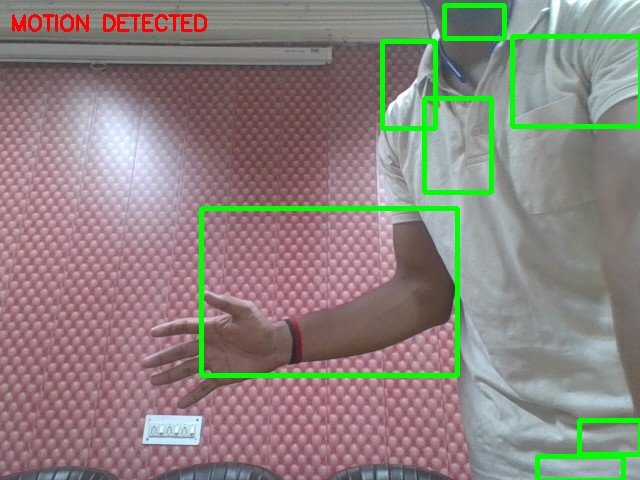
#> input picture motion_20250623-105010.jpg, 640 x 480 px, given in place of the camera
$ python motion_detector.py
#> lines starting #> are read from the running program, lines starting #| are printed output that depends on the picture
import cv2
import time
import numpy as np


class MotionDetector:
    def __init__(self, source=0, min_contour_area=1000, threshold=50, display=True):
#> in detect_motion, frame is the input picture: shape (480, 640, 3); mean B, G, R 127.1, 131.6, 140.5
        self.video = cv2.VideoCapture(source)
        self.min_contour_area = min_contour_area
        self.threshold = threshold
        self.display = display
        self.first_frame = None
        self.motion_log = []

        # Adjust frame size for better performance
        self.video.set(cv2.CAP_PROP_FRAME_WIDTH, 640)
        self.video.set(cv2.CAP_PROP_FRAME_HEIGHT, 480)

    def process_frame(self, frame):
        gray = cv2.cvtColor(frame, cv2.COLOR_BGR2GRAY)
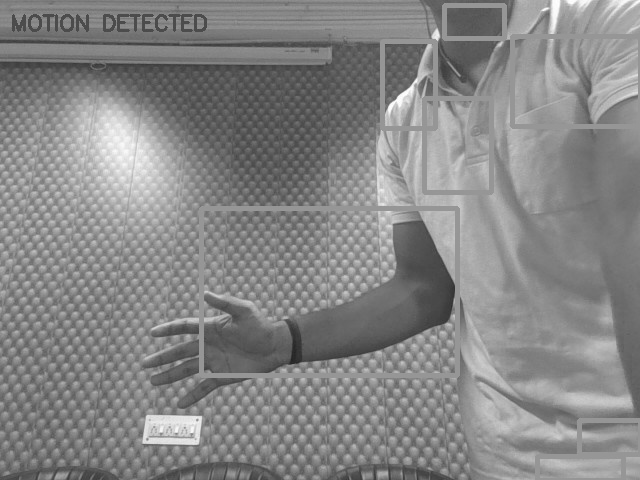
#> gray: shape (480, 640); min 35, max 255, mean 133.8
        gray = cv2.GaussianBlur(gray, (21, 21), 0)
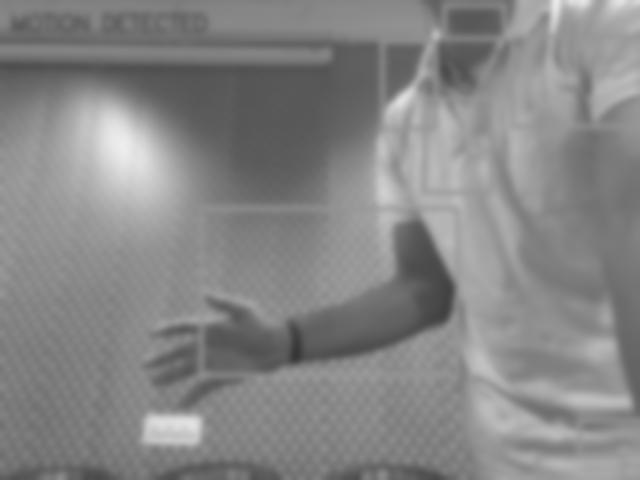
#> gray: shape (480, 640); min 53, max 237, mean 133.8
        return gray

    def detect_motion(self):
        while True:
            check, frame = self.video.read()
            if not check:
                break

            processed = self.process_frame(frame)

            if self.first_frame is None:
                self.first_frame = processed
                time.sleep(2)  # Allow camera to adjust
                continue

            delta_frame = cv2.absdiff(self.first_frame, processed)
            threshold_frame = cv2.threshold(delta_frame, self.threshold, 255, cv2.THRESH_BINARY)[1]
            threshold_frame = cv2.dilate(threshold_frame, None, iterations=2)

            contours, _ = cv2.findContours(threshold_frame.copy(), cv2.RETR_EXTERNAL, cv2.CHAIN_APPROX_SIMPLE)

            motion_detected = False
            for contour in contours:
                if cv2.contourArea(contour) < self.min_contour_area:
                    continue

                motion_detected = True
                (x, y, w, h) = cv2.boundingRect(contour)
                cv2.rectangle(frame, (x, y), (x + w, y + h), (0, 255, 0), 3)

                # Log motion event
                self.motion_log.append({
                    'timestamp': time.time(),
                    'location': (x, y, w, h),
                    'frame_size': frame.shape
                })

            if motion_detected:
                cv2.putText(frame, "MOTION DETECTED", (10, 30),
                            cv2.FONT_HERSHEY_SIMPLEX, 0.7, (0, 0, 255), 2)

            if self.display:
                cv2.imshow("Motion Detection", frame)
                cv2.imshow("Threshold View", threshold_frame)

                key = cv2.waitKey(1) & 0xFF
                if key == ord('x'):
                    break
                elif key == ord('r'):  # Reset background
                    self.first_frame = self.process_frame(frame)
                elif key == ord('s'):  # Save snapshot
                    timestamp = time.strftime("%Y%m%d-%H%M%S")
                    cv2.imwrite(f"motion_{timestamp}.jpg", frame)

    def release(self):
        self.video.release()
        cv2.destroyAllWindows()


if __name__ == "__main__":
    detector = MotionDetector()
    try:
        detector.detect_motion()
    finally:
        detector.release()
